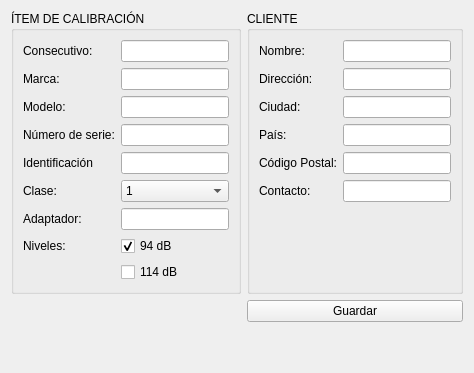
      <widget class="QWidget" name="infoTab">
       <attribute name="title">
        <string>Información IBC</string>
       </attribute>
       <layout class="QGridLayout" name="gridLayout_2">
        <item row="2" column="0">
         <spacer name="infoVerticalSpacer">
          <property name="orientation">
           <enum>Qt::Vertical</enum>
          </property>
          <property name="sizeHint" stdset="0">
           <size>
            <width>20</width>
            <height>40</height>
           </size>
          </property>
         </spacer>
        </item>
        <item row="0" column="0" alignment="Qt::AlignVCenter">
         <widget class="QGroupBox" name="ibcGroupBox">
          <property name="title">
           <string>ÍTEM DE CALIBRACIÓN</string>
          </property>
          <layout class="QFormLayout" name="formLayout_4">
           <item row="0" column="0">
            <widget class="QLabel" name="consecutiveLabel">
             <property name="text">
              <string>Consecutivo:</string>
             </property>
            </widget>
           </item>
           <item row="0" column="1">
            <widget class="QLineEdit" name="consecutiveLineEdit">
             <property name="alignment">
              <set>Qt::AlignCenter</set>
             </property>
            </widget>
           </item>
           <item row="1" column="0">
            <widget class="QLabel" name="ibcBrandLabel">
             <property name="text">
              <string>Marca:</string>
             </property>
            </widget>
           </item>
           <item row="1" column="1">
            <widget class="QLineEdit" name="ibcBrandLineEdit">
             <property name="alignment">
              <set>Qt::AlignCenter</set>
             </property>
            </widget>
           </item>
           <item row="2" column="0">
            <widget class="QLabel" name="ibcModelLabel">
             <property name="text">
              <string>Modelo:</string>
             </property>
            </widget>
           </item>
           <item row="2" column="1">
            <widget class="QLineEdit" name="ibcModelLineEdit">
             <property name="alignment">
              <set>Qt::AlignCenter</set>
             </property>
            </widget>
           </item>
           <item row="3" column="0">
            <widget class="QLabel" name="ibcSerialNumberLabel">
             <property name="text">
              <string>Número de serie:</string>
             </property>
            </widget>
           </item>
           <item row="3" column="1">
            <widget class="QLineEdit" name="ibcSerialNumberLineEdit">
             <property name="alignment">
              <set>Qt::AlignCenter</set>
             </property>
            </widget>
           </item>
           <item row="5" column="0">
            <widget class="QLabel" name="ibcClassLabel">
             <property name="text">
              <string>Clase:</string>
             </property>
            </widget>
           </item>
           <item row="5" column="1">
            <widget class="QComboBox" name="ibcClassComboBox">
             <property name="currentText">
              <string>1</string>
             </property>
             <item>
              <property name="text">
               <string>1</string>
              </property>
             </item>
             <item>
              <property name="text">
               <string>2</string>
              </property>
             </item>
            </widget>
           </item>
           <item row="6" column="0">
            <widget class="QLabel" name="ibcAdaptorLabel">
             <property name="text">
              <string>Adaptador:</string>
             </property>
            </widget>
           </item>
           <item row="6" column="1">
            <widget class="QLineEdit" name="ibcAdaptorLineEdit">
             <property name="alignment">
              <set>Qt::AlignCenter</set>
             </property>
            </widget>
           </item>
           <item row="7" column="0">
            <widget class="QLabel" name="ibcLevelsLabel">
             <property name="text">
              <string>Niveles:</string>
             </property>
            </widget>
           </item>
           <item row="7" column="1">
            <widget class="QCheckBox" name="ibcLevel94CheckBox">
             <property name="text">
              <string>94 dB</string>
             </property>
             <property name="checked">
              <bool>true</bool>
             </property>
            </widget>
           </item>
           <item row="8" column="1">
            <widget class="QCheckBox" name="ibcLevel114checkBox">
             <property name="text">
              <string>114 dB</string>
             </property>
            </widget>
           </item>
           <item row="4" column="0">
            <widget class="QLabel" name="ibcIdentificationLabel">
             <property name="text">
              <string>Identificación</string>
             </property>
            </widget>
           </item>
           <item row="4" column="1">
            <widget class="QLineEdit" name="ibcIdentificationLineEdit"/>
           </item>
          </layout>
         </widget>
        </item>
        <item row="0" column="1">
         <widget class="QGroupBox" name="customerGroupBox">
          <property name="title">
           <string>CLIENTE</string>
          </property>
          <layout class="QFormLayout" name="formLayout_5">
           <item row="0" column="0">
            <widget class="QLabel" name="customerNameLabel">
             <property name="text">
              <string>Nombre:</string>
             </property>
            </widget>
           </item>
           <item row="0" column="1">
            <widget class="QLineEdit" name="customerNameLineEdit">
             <property name="alignment">
              <set>Qt::AlignCenter</set>
             </property>
            </widget>
           </item>
           <item row="1" column="0">
            <widget class="QLabel" name="addressLabel">
             <property name="text">
              <string>Dirección:</string>
             </property>
            </widget>
           </item>
           <item row="1" column="1">
            <widget class="QLineEdit" name="addressLineEdit">
             <property name="alignment">
              <set>Qt::AlignCenter</set>
             </property>
            </widget>
           </item>
           <item row="2" column="0">
            <widget class="QLabel" name="cityLabel">
             <property name="text">
              <string>Ciudad:</string>
             </property>
            </widget>
           </item>
           <item row="2" column="1">
            <widget class="QLineEdit" name="cityLineEdit">
             <property name="alignment">
              <set>Qt::AlignCenter</set>
             </property>
            </widget>
           </item>
           <item row="3" column="0">
            <widget class="QLabel" name="countryLabel">
             <property name="text">
              <string>País:</string>
             </property>
            </widget>
           </item>
           <item row="3" column="1">
            <widget class="QLineEdit" name="countryLineEdit">
             <property name="alignment">
              <set>Qt::AlignCenter</set>
             </property>
            </widget>
           </item>
           <item row="4" column="0">
            <widget class="QLabel" name="postalCodeLabel">
             <property name="text">
              <string>Código Postal:</string>
             </property>
            </widget>
           </item>
           <item row="4" column="1">
            <widget class="QLineEdit" name="postalCodeLineEdit">
             <property name="alignment">
              <set>Qt::AlignCenter</set>
             </property>
            </widget>
           </item>
           <item row="5" column="0">
            <widget class="QLabel" name="contactNumberLabel">
             <property name="text">
              <string>Contacto:</string>
             </property>
            </widget>
           </item>
           <item row="5" column="1">
            <widget class="QLineEdit" name="contactNumberLineEdit">
             <property name="alignment">
              <set>Qt::AlignCenter</set>
             </property>
            </widget>
           </item>
          </layout>
         </widget>
        </item>
        <item row="1" column="1">
         <widget class="QPushButton" name="saveIBCInfo">
          <property name="text">
           <string>Guardar</string>
          </property>
         </widget>
        </item>
       </layout>
      </widget>
